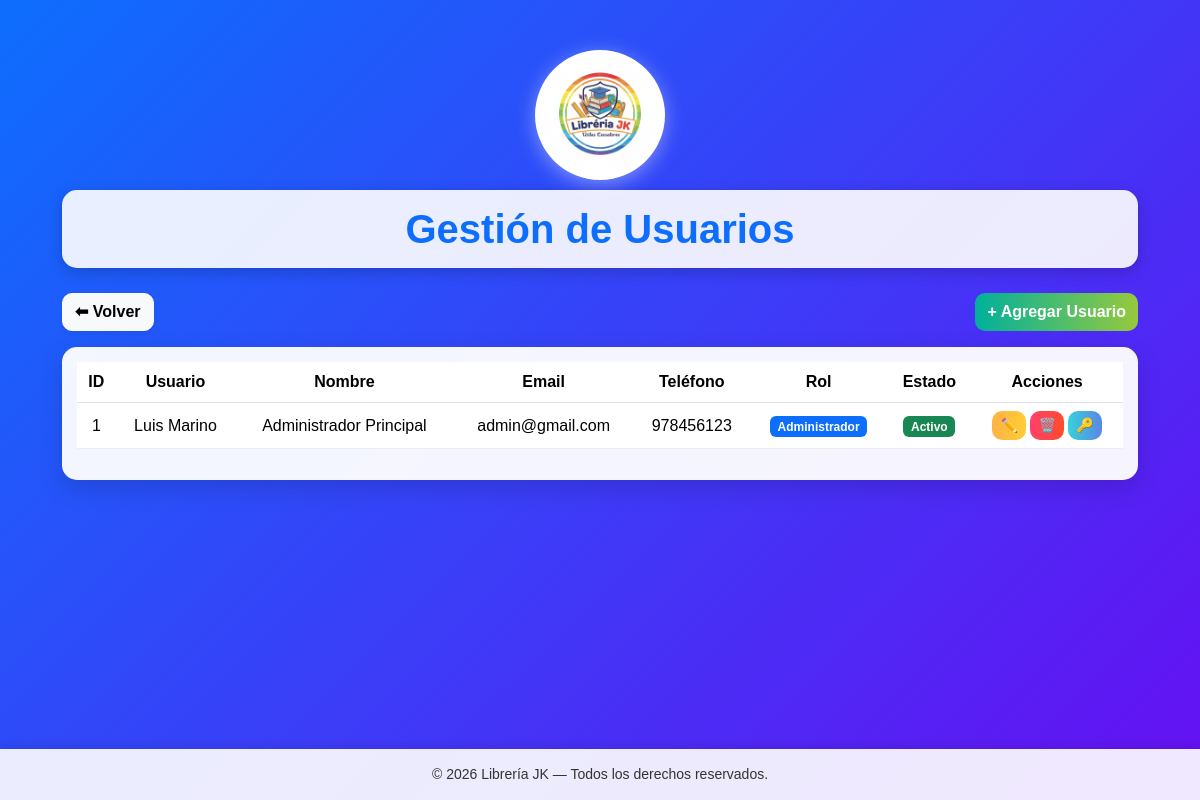
The app's page /usuarios.php with its own data.
### tables this page shows
CREATE TABLE `usuarios` (
  `id` int(11) NOT NULL,
  `usuario` varchar(100) NOT NULL,
  `password` varchar(255) NOT NULL,
  `nombre_completo` varchar(100) DEFAULT 'Administrador del Sistema',
  `email` varchar(100) NOT NULL,
  `telefono` varchar(20) DEFAULT NULL,
  `rol` varchar(30) DEFAULT 'Administrador',
  `estado` enum('Activo','Inactivo') DEFAULT 'Activo',
  `fecha_registro` timestamp NOT NULL DEFAULT current_timestamp(),
  `fecha_creacion` datetime DEFAULT current_timestamp()
);

### usuarios.php (the view, shortened to what this page needs)
<?php
include 'conexion.php';
$result = $conn->query("SELECT * FROM usuarios ORDER BY id DESC");
?>
<!DOCTYPE html>
<html lang="es">
<head>
<link href="https://cdn.jsdelivr.net/npm/bootstrap@5.3.3/dist/css/bootstrap.min.css" rel="stylesheet">
</head>
<body>
<div class="container">
<img src="img/logo_jk.png" alt="Logo" class="logo">
<h1>Gestión de Usuarios</h1>
<div class="d-flex justify-content-between mb-3">
    <a href="dashboard.php" class="btn btn-light shadow-sm">⬅ Volver</a>
    <button class="btn btn-success" data-bs-toggle="modal" data-bs-target="#addModal">+ Agregar Usuario</button>
</div>
<div class="card">
<table class="table table-hover align-middle">
<thead>
<tr>
<th>ID</th>
<th>Usuario</th>
<th>Nombre</th>
<th>Email</th>
<th>Teléfono</th>
<th>Rol</th>
<th>Estado</th>
<th>Acciones</th>
</tr>
</thead>
<tbody>
<?php while($row = $result->fetch_assoc()): ?>
<tr>
<td><?= $row['id'] ?></td>
<td><?= htmlspecialchars($row['usuario']) ?></td>
<td><?= htmlspecialchars($row['nombre_completo']) ?></td>
<td><?= htmlspecialchars($row['email']) ?></td>
<td><?= htmlspecialchars($row['telefono']) ?></td>
<td><span class="badge bg-primary"><?= $row['rol'] ?></span></td>
<td><span class="badge bg-<?= $row['estado']=='Activo'?'success':'secondary' ?>"><?= $row['estado'] ?></span></td>
<td>
<button class="btn btn-warning btn-sm" data-bs-toggle="modal" data-bs-target="#edit<?= $row['id'] ?>">✏️</button>
<a href="usuarios.php?delete=<?= $row['id'] ?>" class="btn btn-danger btn-sm" onclick="return confirmar(event)">🗑️</a>
<button class="btn btn-info btn-sm" data-bs-toggle="modal" data-bs-target="#pass<?= $row['id'] ?>">🔑</button>
</td>
</tr>
<?php endwhile; ?>
</tbody>
</table>
</div>
</div>
<footer>© <?= date('Y') ?> Librería JK — Todos los derechos reservados.</footer>
</body>
</html>

### usuarios.php (style rules this page uses)
body { background: linear-gradient(135deg, #0d6efd, #6610f2); min-height: 100vh; font-family: "Comic Sans MS", cursive, sans-serif; display: flex; flex-direction: column; }
.container { max-width: 1100px; margin-top: 50px; flex: 1; }
.logo { display: block; margin: 0 auto 10px; width: 130px; height: 130px; object-fit: contain; background: white; border-radius: 50%; box-shadow: 0 4px 20px rgba(255,255,255,0.4); padding: 8px; }
h1 { text-align: center; background: rgba(255,255,255,0.9); color: #0d6efd; padding: 15px 0; border-radius: 15px; box-shadow: 0 4px 15px rgba(0,0,0,0.2); margin-bottom: 25px; font-weight: 700; }
.card { border: none; background: rgba(255,255,255,0.95); border-radius: 15px; box-shadow: 0 8px 25px rgba(0,0,0,0.15); padding: 15px; }
table th { background: #0d6efd; color: white; padding: 12px; text-align: center; }
table td { text-align: center; padding: 12px; border-bottom: 1px solid #eee; }
.btn { border-radius: 10px; font-weight: bold; }
.btn-success { background: linear-gradient(90deg, #00b09b, #96c93d); border: none; }
.btn-warning { background: linear-gradient(90deg, #ffb347, #ffcc33); border: none; color: #222; }
.btn-danger { background: linear-gradient(90deg, #ff416c, #ff4b2b); border: none; }
.btn-info { background: linear-gradient(90deg, #36d1dc, #5b86e5); border: none; color: white; }
footer { background: rgba(255,255,255,0.9); text-align: center; color: #333; font-size: 14px; padding: 15px 0; box-shadow: 0 -3px 10px rgba(0,0,0,0.1); margin-top: auto; }

### records on screen
usuarios: id "1", usuario "Luis Marino", nombre_completo "Administrador Principal", email "admin@gmail.com", telefono "978456123", rol "Administrador", estado "Activo"
